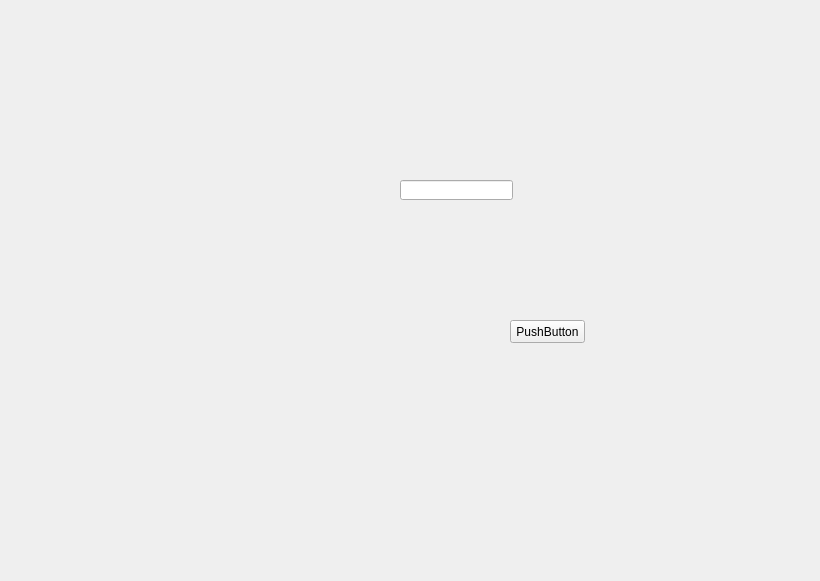
<?xml version="1.0" encoding="UTF-8"?>
<ui version="4.0">
 <class>Form</class>
 <widget class="QWidget" name="Form">
  <property name="geometry">
   <rect>
    <x>0</x>
    <y>0</y>
    <width>820</width>
    <height>581</height>
   </rect>
  </property>
  <property name="windowTitle">
   <string>Form</string>
  </property>
  <widget class="QLineEdit" name="lineEdit">
   <property name="geometry">
    <rect>
     <x>400</x>
     <y>180</y>
     <width>113</width>
     <height>20</height>
    </rect>
   </property>
  </widget>
  <widget class="QPushButton" name="pushButton">
   <property name="geometry">
    <rect>
     <x>510</x>
     <y>320</y>
     <width>75</width>
     <height>23</height>
    </rect>
   </property>
   <property name="text">
    <string>PushButton</string>
   </property>
  </widget>
 </widget>
 <resources/>
 <connections/>
</ui>
